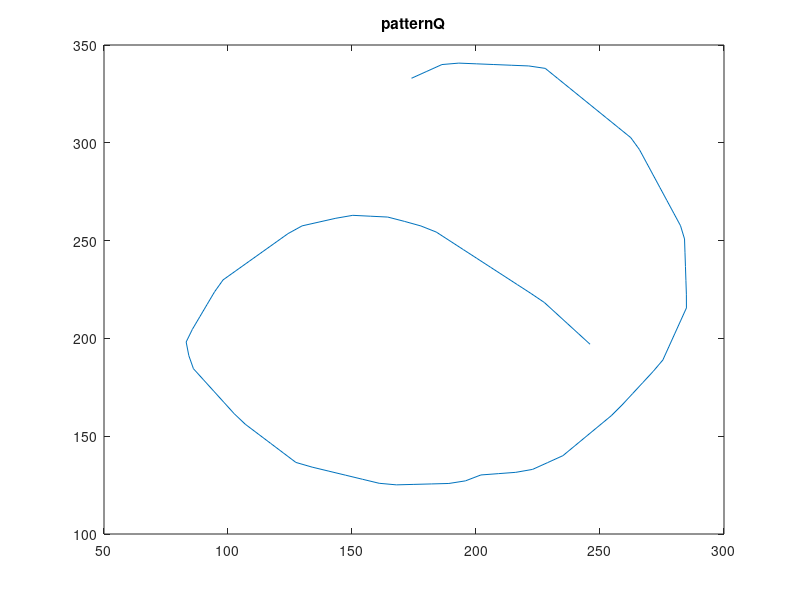
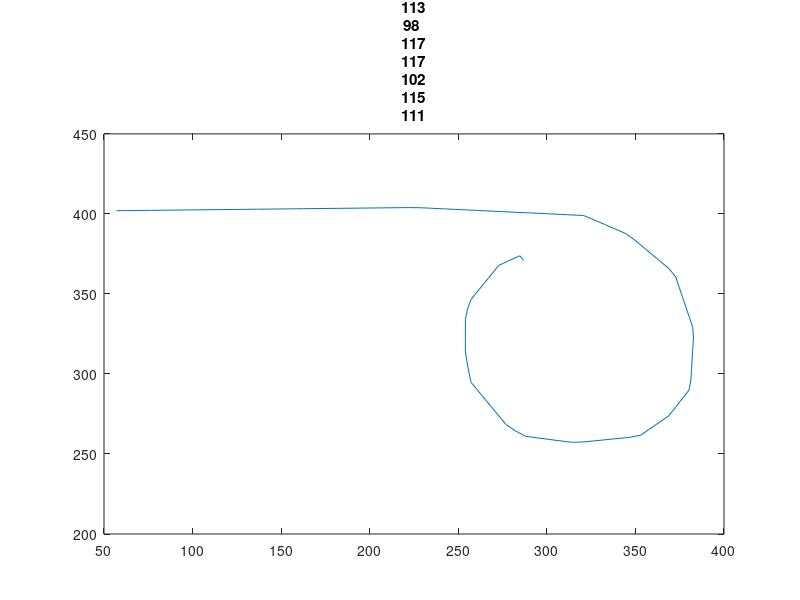

Source code (MATLAB) for these figures, in order: (Note: this script raises an error after producing the figures.)
clear all
global patternC
global patternQ

load PatternsCellArray.mat
load patternQ.mat

figure()
plot(patternQ(1, :), patternQ(2, :))
title("patternQ")

for j = 1:3

    patternC = Patterns{j};
    figure()
    plot(patternC(1, :), patternC(2, :))
    title("pattern" + j)

    [x,val] = HookeJeeves(@Q3function, @DirectionalGoldenSectionSearch, 4, [1 1 1 1], 0.001);

    abMatrix = [x(1), -x(2);
                x(2), x(1)];

    rMatrix = [x(3); x(4)];

    for i = 1:length(patternC)
        patternTransformed(:, i) = abMatrix*patternC(:, i) + rMatrix;
    end

    figure()
    plot(patternTransformed(1, :), patternTransformed(2, :))
    title("pattern" + j + " transformed")
    
    results{j, 1} = x;
    results{j, 2} = val;
    
end

for i = 1:3
    disp("Pattern " + i + ":")
    disp("x = [" + results{i, 1}(1) + ", " + results{i, 1}(2) + ", " + results{i, 1}(3) + ", " + results{i, 1}(4) + "]")
    disp("f = " + results{i, 2})
end